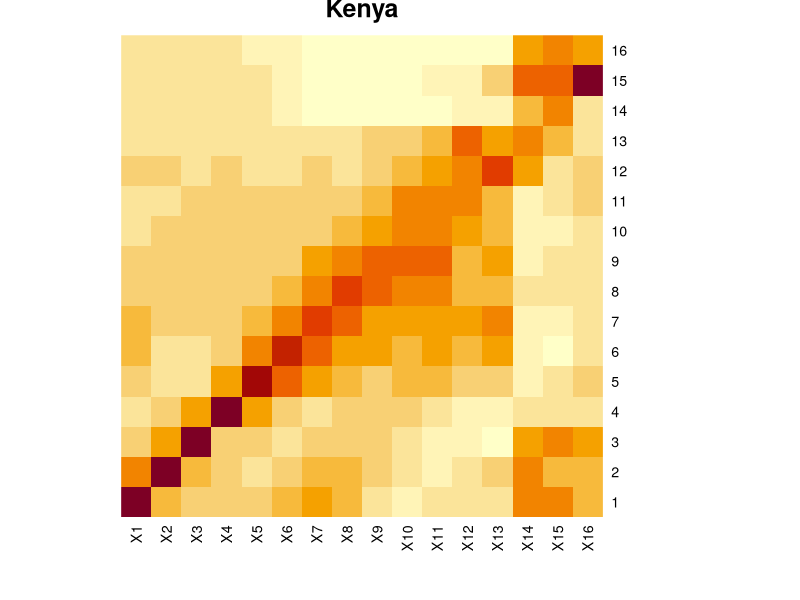
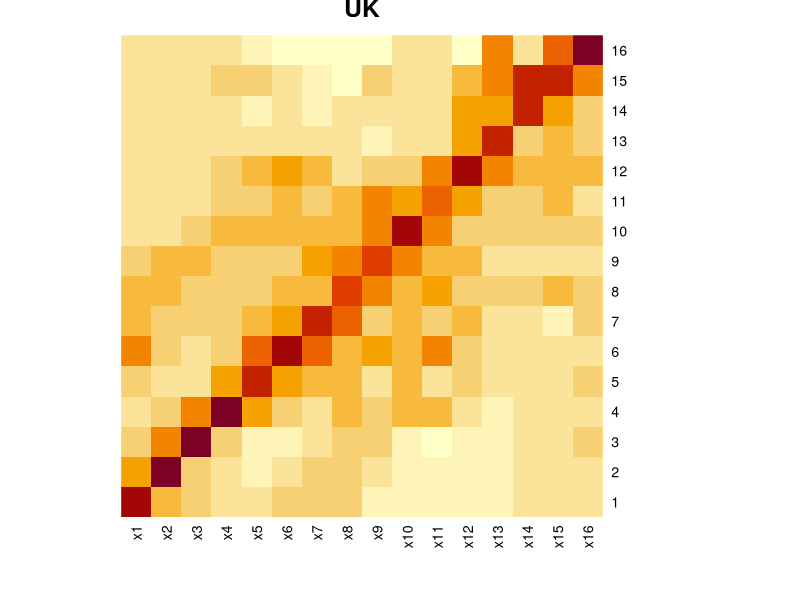

Write R code to recreate these figures, in order. (Note: this script raises an error after producing the figures.)
## ---- chunk 1
K_kenya = as.matrix(read.csv("data/K_Kenya.csv"))
K_uk = as.matrix(read.csv("data/K_UK.csv"))
## ---- chunk 2
heatmap(K_kenya, Colv = NA, Rowv = NA, scale="column", main="Kenya")
heatmap(K_uk, Colv = NA, Rowv = NA, scale="column", main="UK")
## ---- chunk 3
cat("Row sums of Kenya-specific contact matrix is given by",rowSums(K_kenya),".\n")
cat("Column sums of Kenya-specific contact matrix is given by",colSums(K_kenya),".\n")
cat("Row sums of UK-specific contact matrix is given by",rowSums(K_uk),".\n")
cat("Column sums of UK-specific contact matrix is given by",colSums(K_uk),".\n")
## ---- chunk 4
#
R0_ke <- 1
gam <- 1
tau <- 1

#
## ---- chunk 5
#


#
## ---- chunk 6
sir_age_func = function(t, u, params) {
  S    = as.matrix(u[1:nage])
  I    = as.matrix(u[(nage + 1):(2 * nage)])
  R    = as.matrix(u[(2 * nage + 1):(3 * nage)])
  N    = S + I + R
  
  I[I < 0] = 0
  with(as.list(params), {
    # S, I and R are all vectors of length nage, so will dS, dI, and dR
    dS = -S * (Beta %*% (I / N)) #we use the matrix multiplication operator %*%
    dI = -dS - gam * I
    dR = gam * I
    out = list(c(dS, dI, dR)) # the output needs to be in the same order as the input compartments
  })
}
## ---- chunk 7
N = read.csv("data/Nairobi_age_distribution.csv")[,2]
nage = length(N) # number of age groups
## ---- chunk 8
I_0 = rep(0, nage)
I_0[7] = 1
S_0 = N - I_0
R_0 = rep(0, nage)
## ---- chunk 9
require("deSolve")
Beta = tau * K_kenya
params = c(gam = gam, Beta = Beta)
init = c(S = S_0, I = I_0, R = R_0)
times = seq(0, 150, 1)
results = as.data.frame(ode(
  y = init,
  times = times,
  func = sir_age_func,
  parms = params
))
## ---- chunk 10
S_cols = seq(2, nage+1)
I_cols = seq(nage+2, 2*nage+1)
R_cols = seq(2*nage+2, 3*nage+1)
## ---- chunk 11
#


#
## ---- chunk 12
prev_u20 = results[, I_cols[1:4]]
plot(times, prev_u20[,1]/N[1],type="l",ylim = c(0, max(prev_u20)/min(N[1:4])))
for (i in 2:4){
  lines(times, prev_u20[,i]/N[i])
  }
## ---- chunk 13
#


#
## ---- chunk 14
#


#
## ---- chunk 15
#
ngm = c()

#
## ---- chunk 16
K_kenya_sc = as.matrix(read.csv("data/K_Kenya_sc.csv"))
K_uk_sc = as.matrix(read.csv("data/K_UK_sc.csv"))
## ---- chunk 17
#


#
## ---- chunk 18
K_kenya_npi = K_kenya - K_kenya_sc
## ---- chunk 19
#


#
## ---- chunk 20
# cat("Critical vaccination threshold under URV is",1-1/R0_ke,".")
# vacc_profile = rep(1/R0_ke, nage)
# ngm_vacc = diag(vacc_profile) %*% ngm
# Re_urv = max(Re(eigen(ngm_vacc)$values))
# cat("Under uniform random vaccination at rate 1-1/R0, Re=",Re_urv)
## ---- chunk 21
total_urv_doses = (1-1/R0_ke) * sum(N)
cat("Total doses required under uniform random vaccination is", total_urv_doses)
## ---- chunk 22
#


#
## ---- chunk 23
#


#
